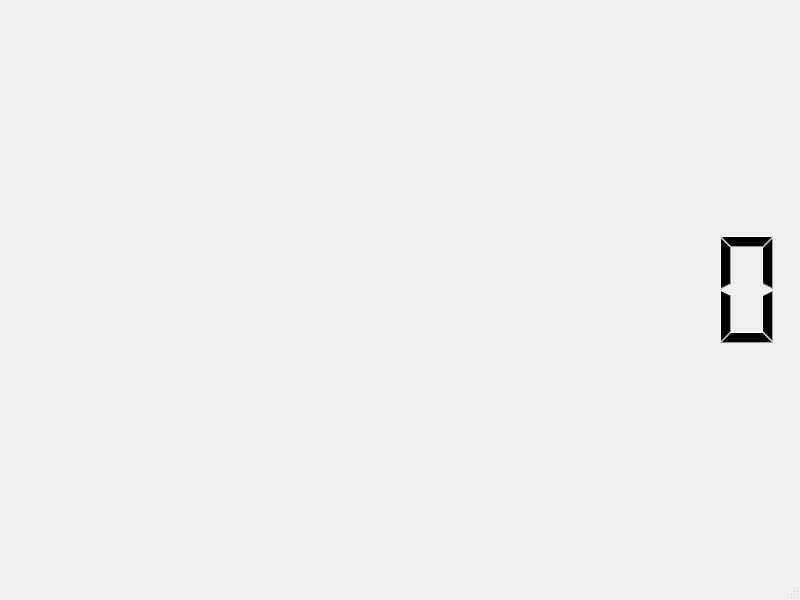
<?xml version="1.0" encoding="UTF-8"?>
<ui version="4.0">
 <class>ReneRobertAllenDigiClock</class>
 <widget class="QMainWindow" name="ReneRobertAllenDigiClock">
  <property name="geometry">
   <rect>
    <x>0</x>
    <y>0</y>
    <width>800</width>
    <height>600</height>
   </rect>
  </property>
  <property name="windowTitle">
   <string>ReneRobertAllenDigiClock</string>
  </property>
  <widget class="QWidget" name="centralwidget">
   <layout class="QHBoxLayout" name="horizontalLayout">
    <item>
     <widget class="QLCDNumber" name="lcdNumber">
      <property name="frameShape">
       <enum>QFrame::NoFrame</enum>
      </property>
      <property name="digitCount">
       <number>12</number>
      </property>
     </widget>
    </item>
   </layout>
  </widget>
  <widget class="QMenuBar" name="menubar">
   <property name="geometry">
    <rect>
     <x>0</x>
     <y>0</y>
     <width>800</width>
     <height>26</height>
    </rect>
   </property>
  </widget>
  <widget class="QStatusBar" name="statusbar"/>
 </widget>
 <resources/>
 <connections/>
</ui>
